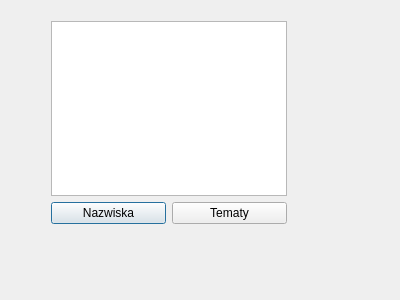
<?xml version="1.0" encoding="UTF-8"?>
<ui version="4.0">
 <class>Dialog</class>
 <widget class="QDialog" name="Dialog">
  <property name="geometry">
   <rect>
    <x>0</x>
    <y>0</y>
    <width>400</width>
    <height>300</height>
   </rect>
  </property>
  <property name="windowTitle">
   <string>Dialog</string>
  </property>
  <widget class="QWidget" name="">
   <property name="geometry">
    <rect>
     <x>40</x>
     <y>10</y>
     <width>258</width>
     <height>225</height>
    </rect>
   </property>
   <layout class="QVBoxLayout" name="verticalLayout">
    <item>
     <widget class="QListView" name="listView"/>
    </item>
    <item>
     <layout class="QHBoxLayout" name="horizontalLayout">
      <item>
       <widget class="QPushButton" name="nazwiska">
        <property name="text">
         <string>Nazwiska</string>
        </property>
       </widget>
      </item>
      <item>
       <widget class="QPushButton" name="tematy">
        <property name="text">
         <string>Tematy</string>
        </property>
       </widget>
      </item>
     </layout>
    </item>
   </layout>
  </widget>
 </widget>
 <layoutdefault spacing="6" margin="11"/>
 <resources/>
 <connections/>
</ui>
